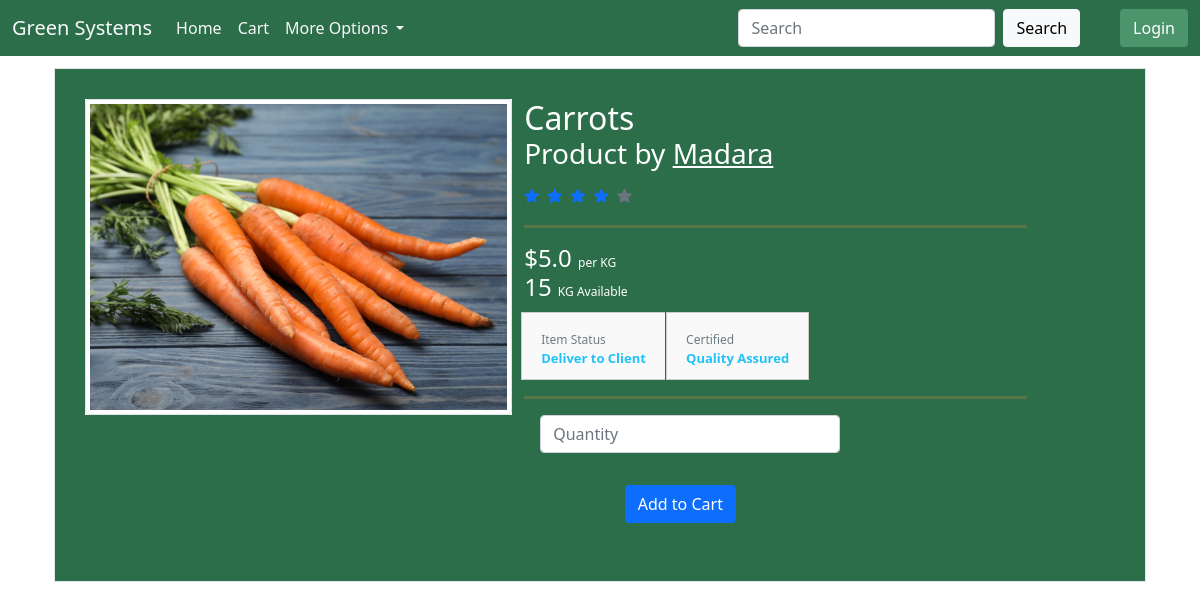
The app's page /item_details/1 with its own data.
### main.py (models this page shows, shortened)
class Item(db.Model):
    id=db.Column(db.Integer,primary_key=True)
    user_id=db.Column(db.Integer,db.ForeignKey('user.id'))
    name=db.Column(db.String,nullable=False)
    image=db.Column(db.String,nullable=False)
    quantity=db.Column(db.Integer,nullable=False)
    price=db.Column(db.Float,nullable=False)
    delivery=db.Column(db.String,nullable=False)

class User(db.Model,UserMixin):
    id=db.Column(db.Integer,primary_key=True)
    username=db.Column(db.String,unique=True,nullable=False)
    pfp=db.Column(db.String,nullable=False)
    email=db.Column(db.String,unique=True,nullable=False)
    phone_number=db.Column(db.Integer,unique=True)
    password=db.Column(db.String,nullable=False)
    longtitude=db.Column(db.Float,nullable=False)
    latitude=db.Column(db.Float,nullable=False)
    items=db.relationship('Item',backref='user')
    cart=db.relationship('Cart',backref='user')

### main.py (the view)
@app.route('/item_details/<int:id>',methods=['GET'])
def item_details(id):
    item=Item.query.get(id)
    return render_template('item_details.html',item=item)

### main.py
class SearchForm(FlaskForm):
    Search=StringField("Search",validators=[DataRequired()])
    submit=SubmitField("Search")

### main.py (called while the page is built)
@app.context_processor
def base():
    form=SearchForm()
    return dict(form=form)

### templates/item_details.html (shortened to what this page needs)
{% extends 'layout.html' %}
{% block content%}
<link href="https://maxcdn.bootstrapcdn.com/font-awesome/4.3.0/css/font-awesome.min.css" rel="stylesheet" />
<div class="container">
    <div class="product-content product-wrap clearfix product-deatil" style="background-color: #2c6e49">
        <div class="row">
            <div class="col-md-5 col-sm-12 col-xs-12">
                <div class="product-image">
                    <div id="myCarousel-2" class="carousel slide">
                        <div class="carousel-inner" style="background-color: #fefee3">
                            <div class="item">
                                <img src="/static/item_images/{{item.image}}" class="mx-auto img-thumbnail" alt="{{item.name}}" />
                            </div>
                        </div>
                    </div>
                </div>
            </div>
            <div class="col-md-6 col-md-offset-1 col-sm-12 col-xs-12" style="background-color: #2c6e49">
                <h2 class="name" style="color:white">
                    {{item.name}}
                    <small style="color: white">Product by <a href="/get_user_items/{{item.user.id}}" style="color:white ">{{item.user.username}}</a></small>
                    <i class="fa fa-star fa-2x text-primary"></i>
                    <i class="fa fa-star fa-2x text-primary"></i>
                    <i class="fa fa-star fa-2x text-primary"></i>
                    <i class="fa fa-star fa-2x text-primary"></i>
                    <i class="fa fa-star fa-2x text-muted"></i>
                </h2>
                <hr class="solid">
                <h3 class="price-container" style="color: white">
                    ${{item.price}}
                    <small style="color: white">per KG</small>
                </h3>
                <h3 class="price-container" style="color: white">
                    {{item.quantity}}
                    <small style="color: white">KG Available</small>
                </h3>
                <div class="certified">
                    <ul>
                        <li>
                            <a href="javascript:void(0);">Item Status<span>{{item.delivery}}</span></a>
                        </li>
                        <li>
                            <a href="javascript:void(0);">Certified<span>Quality Assured</span></a>
                        </li>
                    </ul>
                </div>
                <hr class="solid">
                <form class="form-inline"  method="POST" action="/add_to_cart/{{item.id}}">
                    <div class="form-group mx-sm-3 mb-2">
                      <input type="number" style="width: 300px;" min="1" max="{{item.quantity}}" class="form-control" id="quantity" name="quantity" placeholder="Quantity">
                    </div>
                    <div style="margin-left: 20%;">
                    <button type="submit" class="btn btn-primary mb-2">Add to Cart</button>
                    </div>
                </form>
                </div>
            </div>
        </div>
    </div>
</div>
{%endblock%}

### static/style.css (style rules this page uses)
h2 { text-align: left; color: #000000; }
a { text-decoration: none; }
body { background: white; background-repeat: no-repeat; }
body { background-color: #eee }
.container { width: 900px }
.product-content { border: 1px solid #dfe5e9; margin-bottom: 20px; margin-top: 12px; background: #fff }
.product-content .product-image { background-color: #fff; display: block; min-height: 238px; overflow: hidden; position: relative }
.product-deatil { padding: 30px 30px 50px }
.product-deatil .product-image { border-right: none!important }
.product-deatil .name { margin-top: 0; margin-bottom: 0 }
.product-deatil .name small { display: block }
.product-deatil .name a { margin-left: 0 }
.product-deatil .price-container { font-size: 24px; margin: 0; font-weight: 300 }
.product-deatil .price-container small { font-size: 12px }
.product-deatil .fa-2x { font-size: 16px!important }
.product-deatil .certified { margin-top: 10px }
.product-deatil .certified ul { padding-left: 0 }
.product-deatil .certified ul li:not(first-child) { margin-left: -3px }
.product-deatil .certified ul li { display: inline-block; background-color: #f9f9f9; border: 1px solid #ccc; padding: 13px 19px }
.product-deatil .certified ul li:first-child { border-right: none }
.product-deatil .certified ul li a { text-align: left; font-size: 12px; color: #6d7a83; line-height: 16px; text-decoration: none }
.product-deatil .certified ul li a span { display: block; color: #21c2f8; font-size: 13px; font-weight: 700; text-align: center }
@media only screen and (min-width:1024px) { .product-wrap div[class*=col-md-5] { padding-right: 0 } }
@media only screen and (min-width:1024px) { .product-content .product-image { border-right: 1px solid #dfe5e9 } }
.row:after { content: ""; display: table; clear: both; }
hr.solid { border-top: 3px solid #d68c45; }

### records on screen
Item: image (picture), name "Carrots", price "5.0", quantity "15", delivery "Deliver to Client"
User: user.username "Madara"
